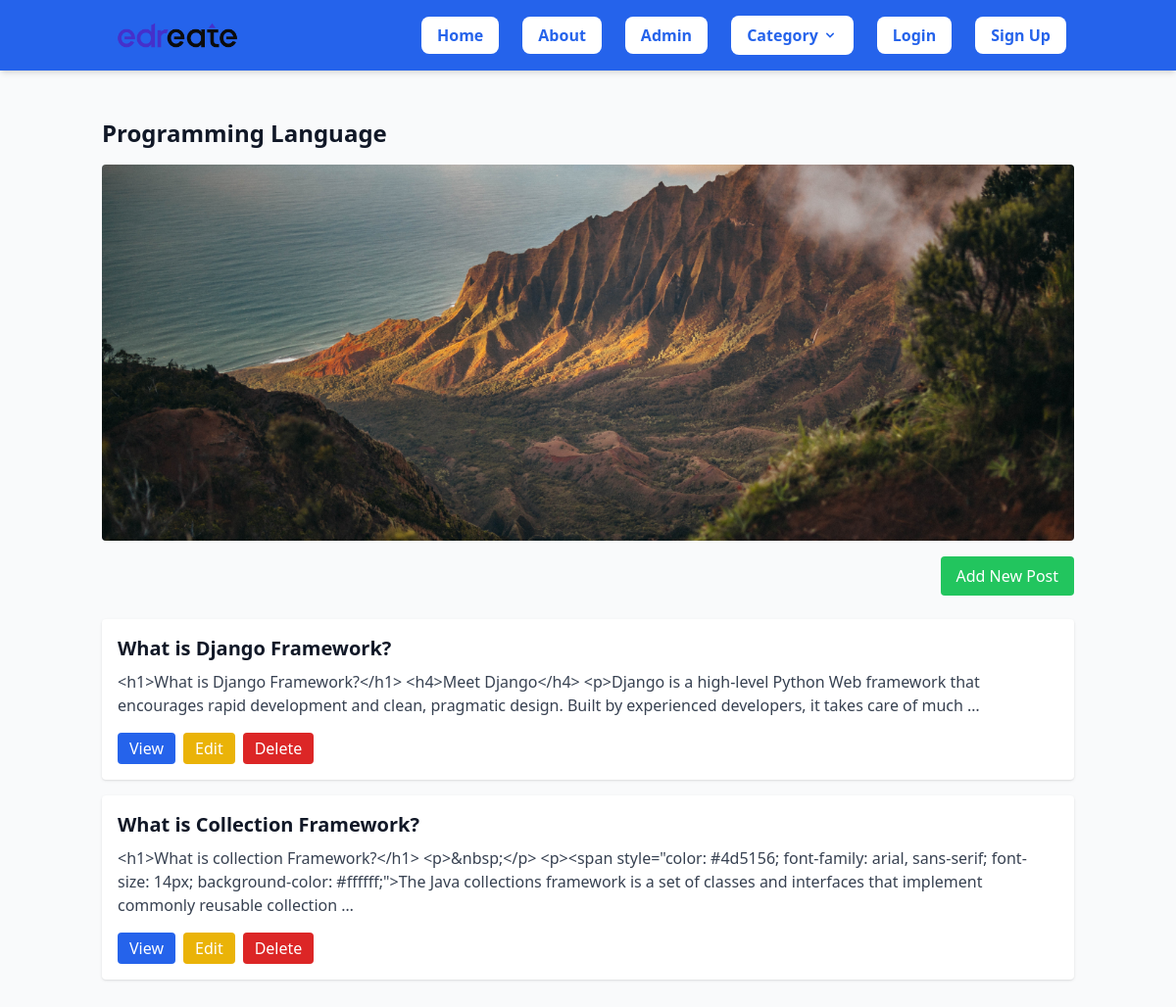
/category/programming/, run on the app's committed database.
### blog/models.py (models this page shows, shortened)
class Category(models.Model):
    cat_id = models.AutoField(primary_key=True)
    title = models.CharField(max_length=100)
    description = models.TextField()
    url = models.CharField(max_length=100)
    image = models.ImageField(upload_to='category/')
    add_date = models.DateTimeField(auto_now_add=True, null=True)

class Post(models.Model):
    post_id = models.AutoField(primary_key=True)
    title = models.CharField(max_length=200)
    content = models.TextField()
    url = models.CharField(max_length=100)
    cat = models.ForeignKey(Category, on_delete=models.CASCADE)
    image = models.ImageField(upload_to='post/')
    author = models.ForeignKey(User, on_delete=models.CASCADE, null=True)

### blog/views.py (the view)
# urls.py: path('category/<slug:url>/', views.category, name='category'),
def category(request, url):
    cat = Category.objects.get(url=url)
    posts = Post.objects.filter(cat=cat)
    return render(request, "category.html", {'cat': cat, 'posts': posts})

### template/category.html (shortened to what this page needs)
{% extends 'base.html' %}
{% block content %}
<div class="container mx-auto p-4">
  <h3 class="text-2xl font-semibold mb-4">{{ cat.title }}</h3>
  <div class="mb-4">
    <img src="/media/{{ cat.image }}" alt="{{ cat.title }}" class="w-full max-h-96 object-cover rounded">
  </div>
  <div class="flex justify-end mb-6">
    <a href="{% url 'add_post' cat.url %}" class="bg-green-500 hover:bg-green-600 text-white px-4 py-2 rounded">Add New Post</a>
  </div>
  {% for p in posts %}
    <div class="bg-white shadow rounded p-4 mb-4">
      <h4 class="text-xl font-bold mb-2">{{ p.title }}</h4>
      <p class="text-gray-700 mb-4">{{ p.content|truncatewords:30 }}</p>
      <div class="flex space-x-2">
        <a href="/blog/{{ p.url }}" class="bg-blue-600 hover:bg-blue-700 text-white px-3 py-1 rounded">View</a>
        <a href="{% url 'update_post' p.post_id %}" class="bg-yellow-500 hover:bg-yellow-600 text-white px-3 py-1 rounded">Edit</a>
        <a href="{% url 'delete_post' p.post_id %}" class="bg-red-600 hover:bg-red-700 text-white px-3 py-1 rounded">Delete</a>
      </div>
    </div>
  {% empty %}
    <p class="text-gray-600">No posts found in this category.</p>
  {% endfor %}
</div>
{% endblock %}

### data on the page
Category: title "Programming Language", image (picture)
Post: title "What is Django Framework?", content "<h1>What is Django Framework?</h1> <h4>Meet Django</h4> <p>Django is a high-level Python Web framework that encourages rapid development and clean, pragmatic design. Built by experienced developers, it takes care of much …"
Post: title "What is Collection Framework?", content "<h1>What is collection Framework?</h1> <p>&nbsp;</p> <p><span style=\"color: #4d5156; font-family: arial, sans-serif; font-size: 14px; background-color: #ffffff;\">The Java collections framework is a set of classes and interfaces that implement commonly reusable collection …"
